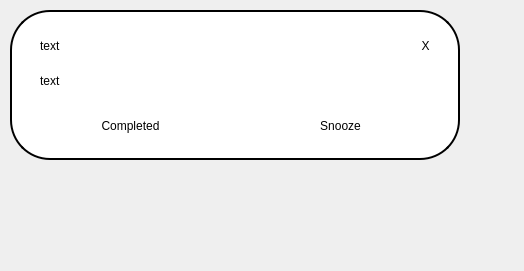
<?xml version="1.0" encoding="UTF-8"?>
<ui version="4.0">
 <class>MainWindow</class>
 <widget class="QMainWindow" name="MainWindow">
  <property name="geometry">
   <rect>
    <x>0</x>
    <y>0</y>
    <width>524</width>
    <height>271</height>
   </rect>
  </property>
  <property name="windowTitle">
   <string>MainWindow</string>
  </property>
  <widget class="QWidget" name="centralwidget">
   <widget class="QPushButton" name="back">
    <property name="geometry">
     <rect>
      <x>120</x>
      <y>110</y>
      <width>241</width>
      <height>41</height>
     </rect>
    </property>
    <property name="styleSheet">
     <string notr="true">font: 9pt &quot;SansSerif&quot;;
text-align: center;
background-color: rgb(255, 255, 255);
border-radius: 20px;</string>
    </property>
    <property name="text">
     <string>text</string>
    </property>
   </widget>
   <widget class="QLabel" name="label_10">
    <property name="geometry">
     <rect>
      <x>10</x>
      <y>10</y>
      <width>450</width>
      <height>150</height>
     </rect>
    </property>
    <property name="styleSheet">
     <string notr="true">background-color:rgb(255, 255, 255);
border: 2px solid black;
border-radius: 40px;	</string>
    </property>
    <property name="text">
     <string/>
    </property>
   </widget>
   <widget class="QLabel" name="appName">
    <property name="geometry">
     <rect>
      <x>40</x>
      <y>30</y>
      <width>331</width>
      <height>31</height>
     </rect>
    </property>
    <property name="styleSheet">
     <string notr="true">font: 12pt &quot;SansSerif&quot;;
color: black;</string>
    </property>
    <property name="text">
     <string>text</string>
    </property>
   </widget>
   <widget class="QLabel" name="tname">
    <property name="geometry">
     <rect>
      <x>40</x>
      <y>60</y>
      <width>391</width>
      <height>41</height>
     </rect>
    </property>
    <property name="styleSheet">
     <string notr="true">font: 12pt &quot;SansSerif&quot;;
color: black;</string>
    </property>
    <property name="text">
     <string>text</string>
    </property>
   </widget>
   <widget class="QPushButton" name="completed">
    <property name="geometry">
     <rect>
      <x>50</x>
      <y>110</y>
      <width>161</width>
      <height>32</height>
     </rect>
    </property>
    <property name="styleSheet">
     <string notr="true">font: 9pt &quot;SansSerif&quot;;
color: black;
text-align: center;
background-color:rgb(255, 255, 255);
border-radius: 15px;</string>
    </property>
    <property name="text">
     <string>Completed</string>
    </property>
   </widget>
   <widget class="QPushButton" name="snoozed">
    <property name="geometry">
     <rect>
      <x>260</x>
      <y>110</y>
      <width>161</width>
      <height>32</height>
     </rect>
    </property>
    <property name="styleSheet">
     <string notr="true">font: 9pt &quot;SansSerif&quot;;
color: black;
text-align: center;
background-color:rgb(255, 255, 255);
border-radius: 15px;</string>
    </property>
    <property name="text">
     <string>Snooze</string>
    </property>
   </widget>
   <widget class="QPushButton" name="close">
    <property name="geometry">
     <rect>
      <x>410</x>
      <y>30</y>
      <width>31</width>
      <height>32</height>
     </rect>
    </property>
    <property name="styleSheet">
     <string notr="true">font: 13pt &quot;SansSerif&quot;;
color: black;
text-align: center;
background-color:rgb(255, 255, 255);
border-radius: 15px;</string>
    </property>
    <property name="text">
     <string>X</string>
    </property>
   </widget>
  </widget>
 </widget>
 <resources/>
 <connections/>
</ui>
